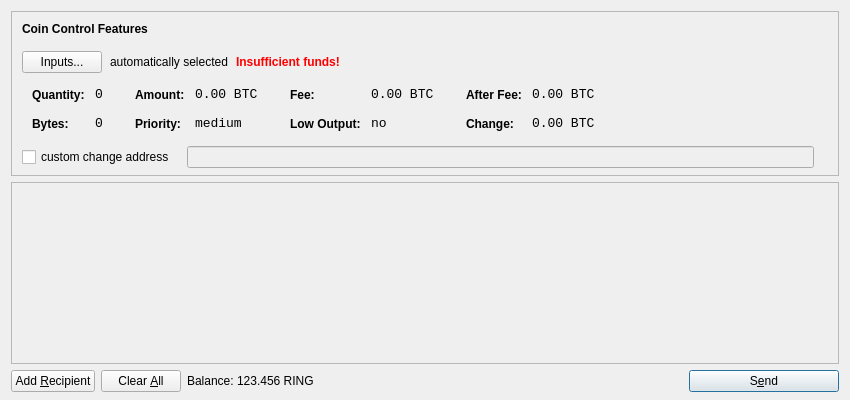
<?xml version="1.0" encoding="UTF-8"?>
<ui version="4.0">
 <class>SendCoinsDialog</class>
 <widget class="QDialog" name="SendCoinsDialog">
  <property name="geometry">
   <rect>
    <x>0</x>
    <y>0</y>
    <width>850</width>
    <height>400</height>
   </rect>
  </property>
  <property name="windowTitle">
   <string>Send Coins</string>
  </property>
  <layout class="QVBoxLayout" name="verticalLayout" stretch="0,1,0">
   <property name="bottomMargin">
    <number>8</number>
   </property>
   <item>
    <widget class="QFrame" name="frameCoinControl">
     <property name="sizePolicy">
      <sizepolicy hsizetype="Expanding" vsizetype="Expanding">
       <horstretch>0</horstretch>
       <verstretch>0</verstretch>
      </sizepolicy>
     </property>
     <property name="maximumSize">
      <size>
       <width>16777215</width>
       <height>16777215</height>
      </size>
     </property>
     <property name="frameShape">
      <enum>QFrame::StyledPanel</enum>
     </property>
     <property name="frameShadow">
      <enum>QFrame::Sunken</enum>
     </property>
     <layout class="QVBoxLayout" name="verticalLayoutCoinControl2">
      <property name="spacing">
       <number>-1</number>
      </property>
      <property name="leftMargin">
       <number>0</number>
      </property>
      <property name="topMargin">
       <number>0</number>
      </property>
      <property name="rightMargin">
       <number>0</number>
      </property>
      <property name="bottomMargin">
       <number>6</number>
      </property>
      <item>
       <layout class="QVBoxLayout" name="verticalLayoutCoinControl" stretch="0,0,0,0,1">
        <property name="spacing">
         <number>0</number>
        </property>
        <property name="leftMargin">
         <number>10</number>
        </property>
        <property name="topMargin">
         <number>10</number>
        </property>
        <item>
         <layout class="QHBoxLayout" name="horizontalLayoutCoinControl1">
          <property name="bottomMargin">
           <number>15</number>
          </property>
          <item>
           <widget class="QLabel" name="labelCoinControlFeatures">
            <property name="sizePolicy">
             <sizepolicy hsizetype="Preferred" vsizetype="Maximum">
              <horstretch>0</horstretch>
              <verstretch>0</verstretch>
             </sizepolicy>
            </property>
            <property name="font">
             <font>
              <weight>75</weight>
              <bold>true</bold>
             </font>
            </property>
            <property name="styleSheet">
             <string notr="true">font-weight:bold;</string>
            </property>
            <property name="text">
             <string>Coin Control Features</string>
            </property>
           </widget>
          </item>
         </layout>
        </item>
        <item>
         <layout class="QHBoxLayout" name="horizontalLayoutCoinControl2" stretch="0,0,0,0">
          <property name="spacing">
           <number>8</number>
          </property>
          <property name="bottomMargin">
           <number>10</number>
          </property>
          <item>
           <widget class="QPushButton" name="pushButtonCoinControl">
            <property name="styleSheet">
             <string notr="true"/>
            </property>
            <property name="text">
             <string>Inputs...</string>
            </property>
           </widget>
          </item>
          <item>
           <widget class="QLabel" name="labelCoinControlAutomaticallySelected">
            <property name="text">
             <string>automatically selected</string>
            </property>
            <property name="margin">
             <number>5</number>
            </property>
           </widget>
          </item>
          <item>
           <widget class="QLabel" name="labelCoinControlInsuffFunds">
            <property name="font">
             <font>
              <weight>75</weight>
              <bold>true</bold>
             </font>
            </property>
            <property name="styleSheet">
             <string notr="true">color:red;font-weight:bold;</string>
            </property>
            <property name="text">
             <string>Insufficient funds!</string>
            </property>
            <property name="margin">
             <number>5</number>
            </property>
           </widget>
          </item>
          <item>
           <spacer name="horizontalSpacerCoinControl">
            <property name="orientation">
             <enum>Qt::Horizontal</enum>
            </property>
            <property name="sizeHint" stdset="0">
             <size>
              <width>40</width>
              <height>1</height>
             </size>
            </property>
           </spacer>
          </item>
         </layout>
        </item>
        <item>
         <widget class="QWidget" name="widgetCoinControl" native="true">
          <property name="sizePolicy">
           <sizepolicy hsizetype="Preferred" vsizetype="Preferred">
            <horstretch>0</horstretch>
            <verstretch>0</verstretch>
           </sizepolicy>
          </property>
          <property name="minimumSize">
           <size>
            <width>0</width>
            <height>0</height>
           </size>
          </property>
          <property name="styleSheet">
           <string notr="true"/>
          </property>
          <layout class="QHBoxLayout" name="horizontalLayoutCoinControl5">
           <property name="margin">
            <number>0</number>
           </property>
           <item>
            <layout class="QHBoxLayout" name="horizontalLayoutCoinControl3" stretch="0,0,0,1">
             <property name="spacing">
              <number>20</number>
             </property>
             <property name="topMargin">
              <number>0</number>
             </property>
             <property name="bottomMargin">
              <number>10</number>
             </property>
             <item>
              <layout class="QFormLayout" name="formLayoutCoinControl1">
               <property name="horizontalSpacing">
                <number>10</number>
               </property>
               <property name="verticalSpacing">
                <number>14</number>
               </property>
               <property name="leftMargin">
                <number>10</number>
               </property>
               <property name="topMargin">
                <number>4</number>
               </property>
               <property name="rightMargin">
                <number>6</number>
               </property>
               <item row="0" column="0">
                <widget class="QLabel" name="labelCoinControlQuantityText">
                 <property name="styleSheet">
                  <string notr="true">font-weight:bold;</string>
                 </property>
                 <property name="text">
                  <string>Quantity:</string>
                 </property>
                 <property name="margin">
                  <number>0</number>
                 </property>
                </widget>
               </item>
               <item row="0" column="1">
                <widget class="QLabel" name="labelCoinControlQuantity">
                 <property name="font">
                  <font>
                   <family>Monospace</family>
                   <pointsize>10</pointsize>
                  </font>
                 </property>
                 <property name="cursor">
                  <cursorShape>IBeamCursor</cursorShape>
                 </property>
                 <property name="contextMenuPolicy">
                  <enum>Qt::ActionsContextMenu</enum>
                 </property>
                 <property name="text">
                  <string notr="true">0</string>
                 </property>
                 <property name="margin">
                  <number>0</number>
                 </property>
                 <property name="textInteractionFlags">
                  <set>Qt::LinksAccessibleByMouse|Qt::TextSelectableByKeyboard|Qt::TextSelectableByMouse</set>
                 </property>
                </widget>
               </item>
               <item row="1" column="0">
                <widget class="QLabel" name="labelCoinControlBytesText">
                 <property name="styleSheet">
                  <string notr="true">font-weight:bold;</string>
                 </property>
                 <property name="text">
                  <string>Bytes:</string>
                 </property>
                </widget>
               </item>
               <item row="1" column="1">
                <widget class="QLabel" name="labelCoinControlBytes">
                 <property name="font">
                  <font>
                   <family>Monospace</family>
                   <pointsize>10</pointsize>
                  </font>
                 </property>
                 <property name="cursor">
                  <cursorShape>IBeamCursor</cursorShape>
                 </property>
                 <property name="contextMenuPolicy">
                  <enum>Qt::ActionsContextMenu</enum>
                 </property>
                 <property name="text">
                  <string notr="true">0</string>
                 </property>
                 <property name="textInteractionFlags">
                  <set>Qt::LinksAccessibleByMouse|Qt::TextSelectableByKeyboard|Qt::TextSelectableByMouse</set>
                 </property>
                </widget>
               </item>
              </layout>
             </item>
             <item>
              <layout class="QFormLayout" name="formLayoutCoinControl2">
               <property name="horizontalSpacing">
                <number>10</number>
               </property>
               <property name="verticalSpacing">
                <number>14</number>
               </property>
               <property name="leftMargin">
                <number>6</number>
               </property>
               <property name="topMargin">
                <number>4</number>
               </property>
               <property name="rightMargin">
                <number>6</number>
               </property>
               <item row="0" column="0">
                <widget class="QLabel" name="labelCoinControlAmountText">
                 <property name="styleSheet">
                  <string notr="true">font-weight:bold;</string>
                 </property>
                 <property name="text">
                  <string>Amount:</string>
                 </property>
                 <property name="margin">
                  <number>0</number>
                 </property>
                </widget>
               </item>
               <item row="0" column="1">
                <widget class="QLabel" name="labelCoinControlAmount">
                 <property name="font">
                  <font>
                   <family>Monospace</family>
                   <pointsize>10</pointsize>
                  </font>
                 </property>
                 <property name="cursor">
                  <cursorShape>IBeamCursor</cursorShape>
                 </property>
                 <property name="contextMenuPolicy">
                  <enum>Qt::ActionsContextMenu</enum>
                 </property>
                 <property name="text">
                  <string notr="true">0.00 BTC</string>
                 </property>
                 <property name="textInteractionFlags">
                  <set>Qt::LinksAccessibleByMouse|Qt::TextSelectableByKeyboard|Qt::TextSelectableByMouse</set>
                 </property>
                </widget>
               </item>
               <item row="1" column="0">
                <widget class="QLabel" name="labelCoinControlPriorityText">
                 <property name="styleSheet">
                  <string notr="true">font-weight:bold;</string>
                 </property>
                 <property name="text">
                  <string>Priority:</string>
                 </property>
                </widget>
               </item>
               <item row="1" column="1">
                <widget class="QLabel" name="labelCoinControlPriority">
                 <property name="font">
                  <font>
                   <family>Monospace</family>
                   <pointsize>10</pointsize>
                  </font>
                 </property>
                 <property name="cursor">
                  <cursorShape>IBeamCursor</cursorShape>
                 </property>
                 <property name="contextMenuPolicy">
                  <enum>Qt::ActionsContextMenu</enum>
                 </property>
                 <property name="text">
                  <string>medium</string>
                 </property>
                 <property name="textInteractionFlags">
                  <set>Qt::LinksAccessibleByMouse|Qt::TextSelectableByKeyboard|Qt::TextSelectableByMouse</set>
                 </property>
                </widget>
               </item>
              </layout>
             </item>
             <item>
              <layout class="QFormLayout" name="formLayoutCoinControl3">
               <property name="horizontalSpacing">
                <number>10</number>
               </property>
               <property name="verticalSpacing">
                <number>14</number>
               </property>
               <property name="leftMargin">
                <number>6</number>
               </property>
               <property name="topMargin">
                <number>4</number>
               </property>
               <property name="rightMargin">
                <number>6</number>
               </property>
               <item row="0" column="0">
                <widget class="QLabel" name="labelCoinControlFeeText">
                 <property name="styleSheet">
                  <string notr="true">font-weight:bold;</string>
                 </property>
                 <property name="text">
                  <string>Fee:</string>
                 </property>
                 <property name="margin">
                  <number>0</number>
                 </property>
                </widget>
               </item>
               <item row="0" column="1">
                <widget class="QLabel" name="labelCoinControlFee">
                 <property name="font">
                  <font>
                   <family>Monospace</family>
                   <pointsize>10</pointsize>
                  </font>
                 </property>
                 <property name="cursor">
                  <cursorShape>IBeamCursor</cursorShape>
                 </property>
                 <property name="contextMenuPolicy">
                  <enum>Qt::ActionsContextMenu</enum>
                 </property>
                 <property name="text">
                  <string notr="true">0.00 BTC</string>
                 </property>
                 <property name="textInteractionFlags">
                  <set>Qt::LinksAccessibleByMouse|Qt::TextSelectableByKeyboard|Qt::TextSelectableByMouse</set>
                 </property>
                </widget>
               </item>
               <item row="1" column="0">
                <widget class="QLabel" name="labelCoinControlLowOutputText">
                 <property name="styleSheet">
                  <string notr="true">font-weight:bold;</string>
                 </property>
                 <property name="text">
                  <string>Low Output:</string>
                 </property>
                </widget>
               </item>
               <item row="1" column="1">
                <widget class="QLabel" name="labelCoinControlLowOutput">
                 <property name="font">
                  <font>
                   <family>Monospace</family>
                   <pointsize>10</pointsize>
                  </font>
                 </property>
                 <property name="cursor">
                  <cursorShape>IBeamCursor</cursorShape>
                 </property>
                 <property name="contextMenuPolicy">
                  <enum>Qt::ActionsContextMenu</enum>
                 </property>
                 <property name="text">
                  <string>no</string>
                 </property>
                 <property name="textInteractionFlags">
                  <set>Qt::LinksAccessibleByMouse|Qt::TextSelectableByKeyboard|Qt::TextSelectableByMouse</set>
                 </property>
                </widget>
               </item>
              </layout>
             </item>
             <item>
              <layout class="QFormLayout" name="formLayoutCoinControl4">
               <property name="horizontalSpacing">
                <number>10</number>
               </property>
               <property name="verticalSpacing">
                <number>14</number>
               </property>
               <property name="leftMargin">
                <number>6</number>
               </property>
               <property name="topMargin">
                <number>4</number>
               </property>
               <property name="rightMargin">
                <number>6</number>
               </property>
               <item row="0" column="0">
                <widget class="QLabel" name="labelCoinControlAfterFeeText">
                 <property name="styleSheet">
                  <string notr="true">font-weight:bold;</string>
                 </property>
                 <property name="text">
                  <string>After Fee:</string>
                 </property>
                 <property name="margin">
                  <number>0</number>
                 </property>
                </widget>
               </item>
               <item row="0" column="1">
                <widget class="QLabel" name="labelCoinControlAfterFee">
                 <property name="font">
                  <font>
                   <family>Monospace</family>
                   <pointsize>10</pointsize>
                  </font>
                 </property>
                 <property name="cursor">
                  <cursorShape>IBeamCursor</cursorShape>
                 </property>
                 <property name="contextMenuPolicy">
                  <enum>Qt::ActionsContextMenu</enum>
                 </property>
                 <property name="text">
                  <string notr="true">0.00 BTC</string>
                 </property>
                 <property name="textInteractionFlags">
                  <set>Qt::LinksAccessibleByMouse|Qt::TextSelectableByKeyboard|Qt::TextSelectableByMouse</set>
                 </property>
                </widget>
               </item>
               <item row="1" column="0">
                <widget class="QLabel" name="labelCoinControlChangeText">
                 <property name="styleSheet">
                  <string notr="true">font-weight:bold;</string>
                 </property>
                 <property name="text">
                  <string>Change:</string>
                 </property>
                </widget>
               </item>
               <item row="1" column="1">
                <widget class="QLabel" name="labelCoinControlChange">
                 <property name="font">
                  <font>
                   <family>Monospace</family>
                   <pointsize>10</pointsize>
                  </font>
                 </property>
                 <property name="cursor">
                  <cursorShape>IBeamCursor</cursorShape>
                 </property>
                 <property name="contextMenuPolicy">
                  <enum>Qt::ActionsContextMenu</enum>
                 </property>
                 <property name="text">
                  <string notr="true">0.00 BTC</string>
                 </property>
                 <property name="textInteractionFlags">
                  <set>Qt::LinksAccessibleByMouse|Qt::TextSelectableByKeyboard|Qt::TextSelectableByMouse</set>
                 </property>
                </widget>
               </item>
              </layout>
             </item>
            </layout>
           </item>
          </layout>
         </widget>
        </item>
        <item>
         <layout class="QHBoxLayout" name="horizontalLayoutCoinControl4" stretch="0,0,0">
          <property name="spacing">
           <number>12</number>
          </property>
          <property name="sizeConstraint">
           <enum>QLayout::SetDefaultConstraint</enum>
          </property>
          <property name="topMargin">
           <number>5</number>
          </property>
          <property name="rightMargin">
           <number>5</number>
          </property>
          <item>
           <widget class="QCheckBox" name="checkBoxCoinControlChange">
            <property name="text">
             <string>custom change address</string>
            </property>
           </widget>
          </item>
          <item>
           <widget class="QLineEdit" name="lineEditCoinControlChange">
            <property name="enabled">
             <bool>false</bool>
            </property>
            <property name="sizePolicy">
             <sizepolicy hsizetype="Expanding" vsizetype="Fixed">
              <horstretch>0</horstretch>
              <verstretch>0</verstretch>
             </sizepolicy>
            </property>
           </widget>
          </item>
          <item>
           <widget class="QLabel" name="labelCoinControlChangeLabel">
            <property name="sizePolicy">
             <sizepolicy hsizetype="Preferred" vsizetype="Expanding">
              <horstretch>0</horstretch>
              <verstretch>0</verstretch>
             </sizepolicy>
            </property>
            <property name="minimumSize">
             <size>
              <width>0</width>
              <height>0</height>
             </size>
            </property>
            <property name="text">
             <string/>
            </property>
            <property name="margin">
             <number>3</number>
            </property>
           </widget>
          </item>
         </layout>
        </item>
        <item>
         <spacer name="verticalSpacerCoinControl">
          <property name="orientation">
           <enum>Qt::Vertical</enum>
          </property>
          <property name="sizeHint" stdset="0">
           <size>
            <width>800</width>
            <height>1</height>
           </size>
          </property>
         </spacer>
        </item>
       </layout>
      </item>
     </layout>
    </widget>
   </item>
   <item>
    <widget class="QScrollArea" name="scrollArea">
     <property name="widgetResizable">
      <bool>true</bool>
     </property>
     <widget class="QWidget" name="scrollAreaWidgetContents">
      <property name="geometry">
       <rect>
        <x>0</x>
        <y>0</y>
        <width>830</width>
        <height>165</height>
       </rect>
      </property>
      <layout class="QVBoxLayout" name="verticalLayout_2">
       <property name="margin">
        <number>0</number>
       </property>
       <item>
        <layout class="QVBoxLayout" name="entries">
         <property name="spacing">
          <number>6</number>
         </property>
        </layout>
       </item>
       <item>
        <spacer name="verticalSpacer">
         <property name="orientation">
          <enum>Qt::Vertical</enum>
         </property>
         <property name="sizeHint" stdset="0">
          <size>
           <width>20</width>
           <height>40</height>
          </size>
         </property>
        </spacer>
       </item>
      </layout>
     </widget>
    </widget>
   </item>
   <item>
    <layout class="QHBoxLayout" name="horizontalLayout">
     <item>
      <widget class="QPushButton" name="addButton">
       <property name="toolTip">
        <string>Send to multiple recipients at once</string>
       </property>
       <property name="text">
        <string>Add &amp;Recipient</string>
       </property>
       <property name="icon">
        <iconset resource="../bitcoin.qrc">
         <normaloff>:/icons/add</normaloff>:/icons/add</iconset>
       </property>
       <property name="autoDefault">
        <bool>false</bool>
       </property>
      </widget>
     </item>
     <item>
      <widget class="QPushButton" name="clearButton">
       <property name="sizePolicy">
        <sizepolicy hsizetype="Minimum" vsizetype="Fixed">
         <horstretch>0</horstretch>
         <verstretch>0</verstretch>
        </sizepolicy>
       </property>
       <property name="toolTip">
        <string>Remove all transaction fields</string>
       </property>
       <property name="text">
        <string>Clear &amp;All</string>
       </property>
       <property name="icon">
        <iconset resource="../bitcoin.qrc">
         <normaloff>:/icons/remove</normaloff>:/icons/remove</iconset>
       </property>
       <property name="autoRepeatDelay">
        <number>300</number>
       </property>
       <property name="autoDefault">
        <bool>false</bool>
       </property>
      </widget>
     </item>
     <item>
      <layout class="QHBoxLayout" name="horizontalLayout_2">
       <property name="spacing">
        <number>3</number>
       </property>
       <item>
        <widget class="QLabel" name="label">
         <property name="text">
          <string>Balance:</string>
         </property>
        </widget>
       </item>
       <item>
        <widget class="QLabel" name="labelBalance">
         <property name="cursor">
          <cursorShape>IBeamCursor</cursorShape>
         </property>
         <property name="text">
          <string>123.456 RING</string>
         </property>
         <property name="textInteractionFlags">
          <set>Qt::LinksAccessibleByMouse|Qt::TextSelectableByKeyboard|Qt::TextSelectableByMouse</set>
         </property>
        </widget>
       </item>
      </layout>
     </item>
     <item>
      <spacer name="horizontalSpacer">
       <property name="orientation">
        <enum>Qt::Horizontal</enum>
       </property>
       <property name="sizeHint" stdset="0">
        <size>
         <width>40</width>
         <height>20</height>
        </size>
       </property>
      </spacer>
     </item>
     <item>
      <widget class="QPushButton" name="sendButton">
       <property name="minimumSize">
        <size>
         <width>150</width>
         <height>0</height>
        </size>
       </property>
       <property name="toolTip">
        <string>Confirm the send action</string>
       </property>
       <property name="text">
        <string>S&amp;end</string>
       </property>
       <property name="icon">
        <iconset resource="../bitcoin.qrc">
         <normaloff>:/icons/send</normaloff>:/icons/send</iconset>
       </property>
       <property name="default">
        <bool>true</bool>
       </property>
      </widget>
     </item>
    </layout>
   </item>
  </layout>
 </widget>
 <resources>
  <include location="../bitcoin.qrc"/>
 </resources>
 <connections/>
</ui>
